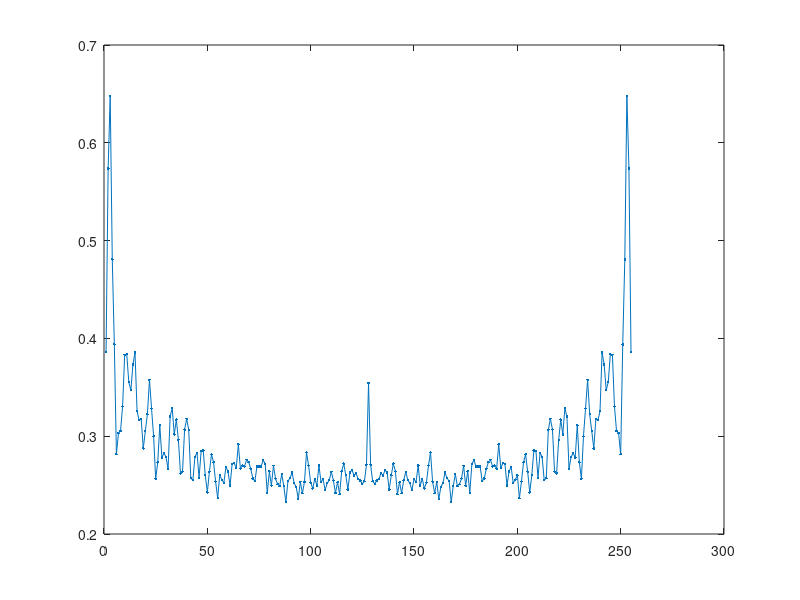

The MATLAB source for this figure:
clc
clear all

%% Understanding autocorr
fsamp = 2^7;
T0 = 0;
T1 = 1;

t = (T0:1/fsamp:T1)';
Nt = length(t);
x = cos(2*pi*5*t);
x = rand(Nt,1);

Rxx = zeros(Nt-1, 1);
for i=1:Nt-1
    Rxx(i) = mean(x(1:end-(i-1)).*x(i:end));
end

plot([Rxx(end:-1:2); Rxx], '.-')